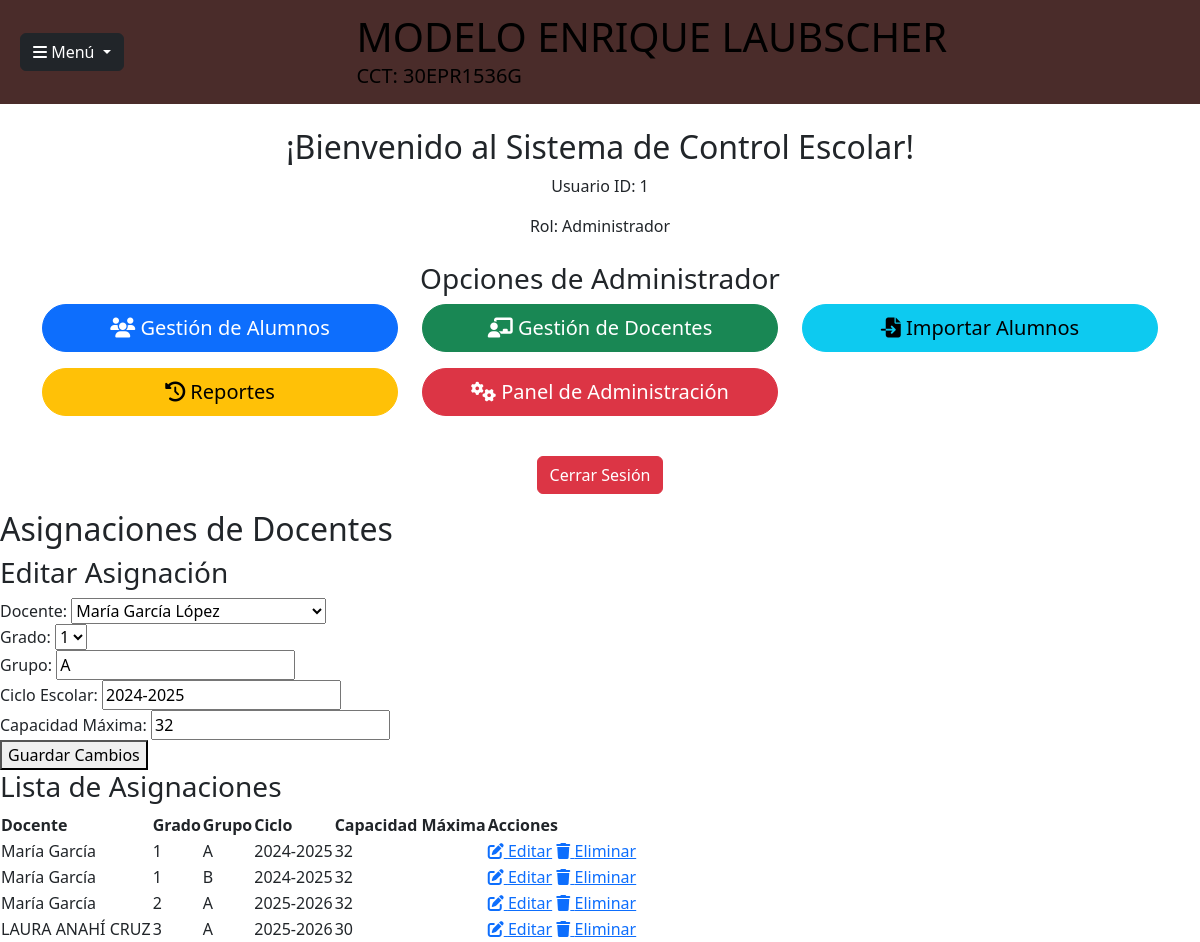
/asignaciones.php?edit=1 (signed in), run on the app's committed database.
### tables this page shows
CREATE TABLE `grupos` (
  `id` int(11) NOT NULL,
  `grado` int(11) NOT NULL,
  `grupo` char(1) NOT NULL,
  `id_docente` int(11) DEFAULT NULL,
  `ciclo` varchar(9) DEFAULT NULL,
  `capacidad_maxima` int(11) DEFAULT 32
);

CREATE TABLE `docentes` (
  `id` int(11) NOT NULL,
  `nombre` varchar(100) NOT NULL,
  `primer_apellido` varchar(100) NOT NULL,
  `segundo_apellido` varchar(100) DEFAULT NULL,
  `direccion` text DEFAULT NULL,
  `telefono` varchar(15) DEFAULT NULL
);

### asignaciones.php (the view, shortened to what this page needs)
<?php
require 'database.php';
$edit_asignacion = null;
if (isset($_GET['edit'])) {
    $id = $_GET['edit'];
    $sql_edit = "SELECT * FROM grupos WHERE id = :id";
    $stmt_edit = $conn->prepare($sql_edit);
    $stmt_edit->execute([':id' => $id]);
    $edit_asignacion = $stmt_edit->fetch(PDO::FETCH_ASSOC);
}
$sql_docentes = "SELECT * FROM docentes";
$stmt_docentes = $conn->prepare($sql_docentes);
$stmt_docentes->execute();
$docentes = $stmt_docentes->fetchAll(PDO::FETCH_ASSOC);
$sql_grupos = "SELECT g.*, d.nombre, d.primer_apellido
               FROM grupos g
               JOIN docentes d ON g.id_docente = d.id";
$stmt_grupos = $conn->prepare($sql_grupos);
$stmt_grupos->execute();
$grupos = $stmt_grupos->fetchAll(PDO::FETCH_ASSOC);
require 'header.php';
?>
<main>
    <h2>Asignaciones de Docentes</h2>
    <div class="form-container">
        <h3><?php echo $edit_asignacion ? 'Editar Asignación' : 'Agregar Asignación'; ?></h3>
        <form method="POST" action="">
            <label>Docente:</label>
            <select name="id_docente" required>
                <?php foreach ($docentes as $docente): ?>
                    <option value="<?php echo $docente['id']; ?>" <?php echo ($edit_asignacion && $edit_asignacion['id_docente'] == $docente['id']) ? 'selected' : ''; ?>>
                        <?php echo $docente['nombre'] . ' ' . $docente['primer_apellido'] . ' ' . $docente['segundo_apellido']; ?>
                    </option>
                <?php endforeach; ?>
            </select><br>
            <label>Grado:</label>
            <select name="grado" required>
                <?php for ($i = 1; $i <= 6; $i++): ?>
                    <option value="<?php echo $i; ?>" <?php echo ($edit_asignacion && $edit_asignacion['grado'] == $i) ? 'selected' : ''; ?>>
                        <?php echo $i; ?>
                    </option>
                <?php endfor; ?>
            </select><br>
            <label>Grupo:</label>
            <input type="text" name="grupo" value="<?php echo $edit_asignacion['grupo'] ?? ''; ?>" required><br>
            <label>Ciclo Escolar:</label>
            <input type="text" name="ciclo" value="<?php echo $edit_asignacion['ciclo'] ?? '2025-2026'; ?>" required><br>
            <label>Capacidad Máxima:</label>
            <input type="number" name="capacidad_maxima" value="<?php echo $edit_asignacion['capacidad_maxima'] ?? 30; ?>" required><br>
            <button type="submit" name="<?php echo $edit_asignacion ? 'edit_asignacion' : 'add_asignacion'; ?>">
                <?php echo $edit_asignacion ? 'Guardar Cambios' : 'Agregar Asignación'; ?>
            </button>
        </form>
    </div>
    <h3>Lista de Asignaciones</h3>
    <table>
        <thead>
            <tr>
                <th>Docente</th>
                <th>Grado</th>
                <th>Grupo</th>
                <th>Ciclo</th>
                <th>Capacidad Máxima</th>
                <th>Acciones</th>
            </tr>
        </thead>
        <tbody>
            <?php foreach ($grupos as $grupo): ?>
                <tr>
                    <td><?php echo $grupo['nombre'] . ' ' . $grupo['primer_apellido']; ?></td>
                    <td><?php echo $grupo['grado']; ?></td>
                    <td><?php echo $grupo['grupo']; ?></td>
                    <td><?php echo $grupo['ciclo']; ?></td>
                    <td><?php echo $grupo['capacidad_maxima']; ?></td>
                    <td>
                        <a href="asignaciones.php?edit=<?php echo $grupo['id']; ?>"><i class="fas fa-edit"></i> Editar</a>
                        <a href="asignaciones.php?delete=<?php echo $grupo['id']; ?>" onclick="return confirm('¿Estás seguro de eliminar esta asignación?');"><i class="fas fa-trash"></i> Eliminar</a>
                    </td>
                </tr>
            <?php endforeach; ?>
        </tbody>
    </table>
</main>
</body>
</html>

### data on the page
grupos: id_docente "María García López", grado "1", grupo "A", ciclo "2024-2025", capacidad_maxima "32", id_docente.nombre "María", id_docente.primer_apellido "García"
grupos: id_docente.nombre "María", id_docente.primer_apellido "García", grado "1", grupo "B", ciclo "2024-2025", capacidad_maxima "32"
grupos: id_docente.nombre "María", id_docente.primer_apellido "García", grado "2", grupo "A", ciclo "2025-2026", capacidad_maxima "32"
grupos: id_docente.nombre "LAURA ANAHÍ", id_docente.primer_apellido "CRUZ", grado "3", grupo "A", ciclo "2025-2026", capacidad_maxima "30"

### other printed values
$_SESSION['user_id'] "1"
